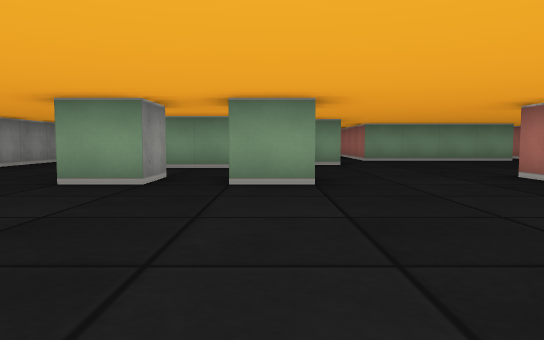
[1] (above)

20 first-person views from a walk through a cub3D maze. The camera is about half as high as the walls, tilts 4° down and sees 70° across. The floor is counted in squares. Each view is taken from the middle of a square. On the plan, view 1 faces up. The plan holds only what a view shows up to about 9 squares ahead; the rest is blank. The place goes on beyond the plan.

[2]
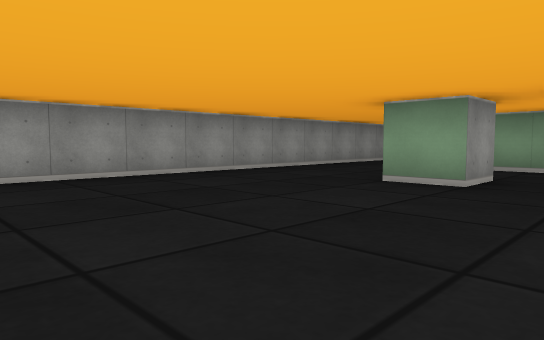

[3]
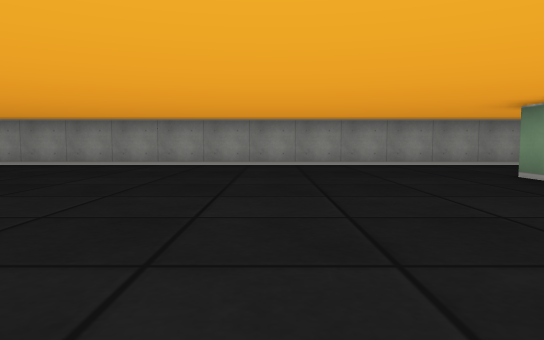

[4]
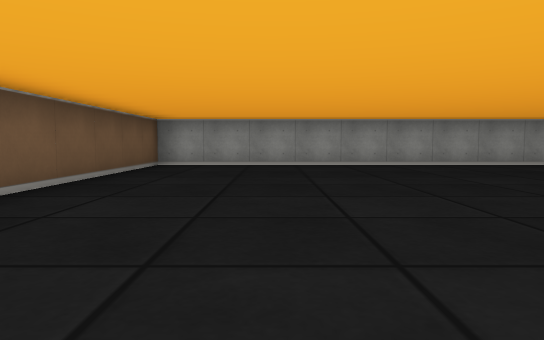

[5]
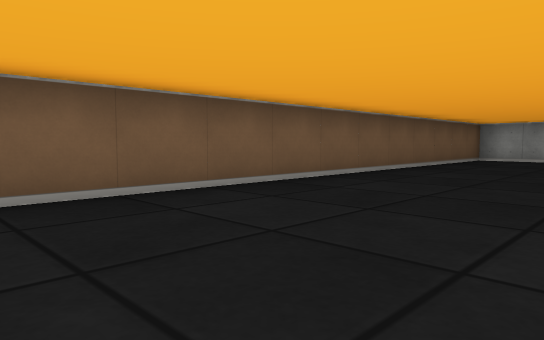

[6]
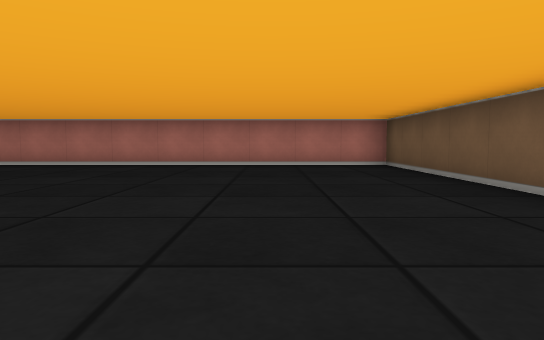

[7]
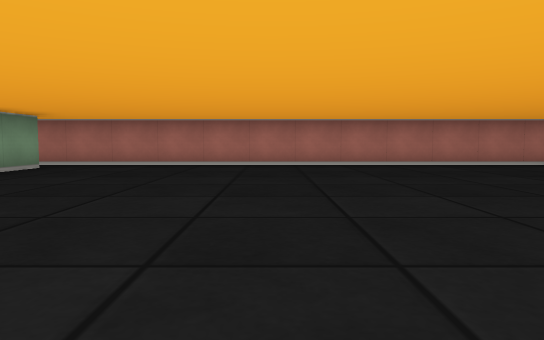

[8]
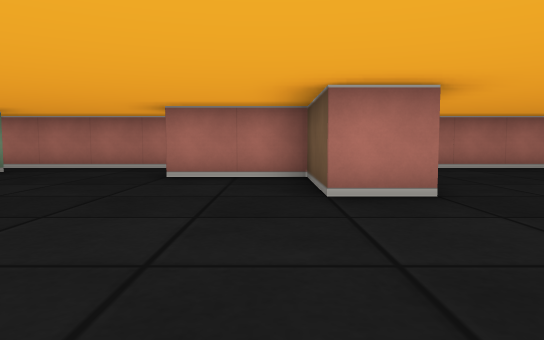

[9]
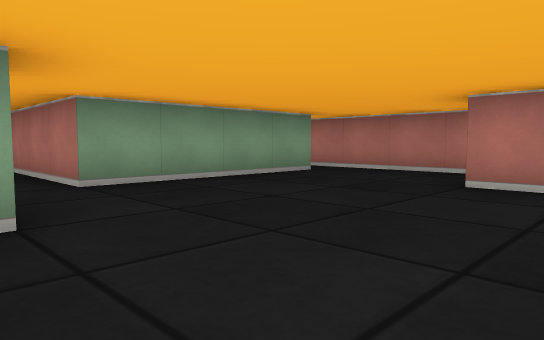

[10]
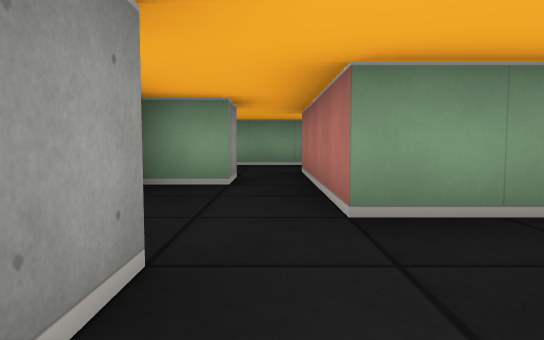

[11]
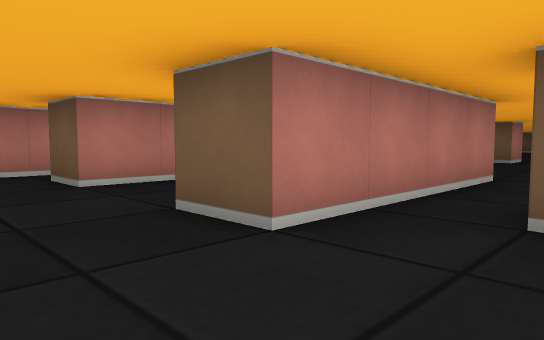

[12]
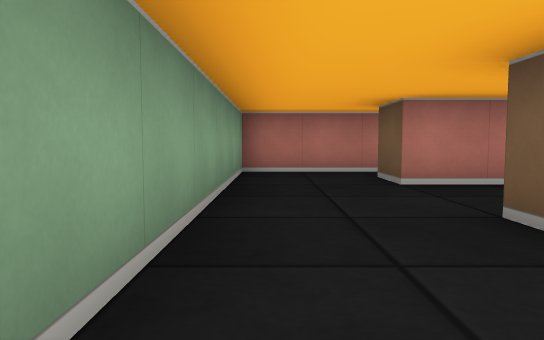

[13]
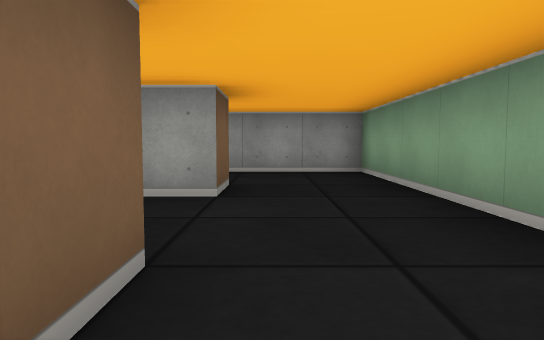

[14]
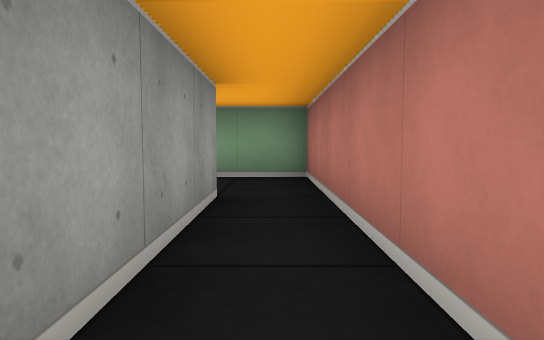

[15]
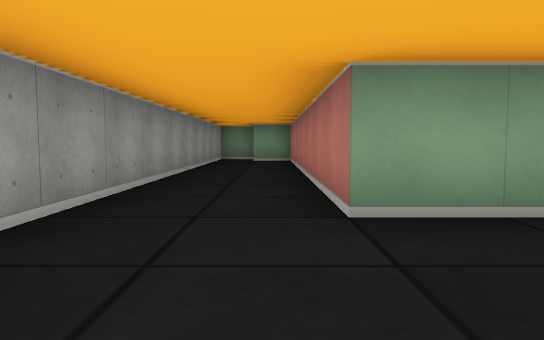

[16]
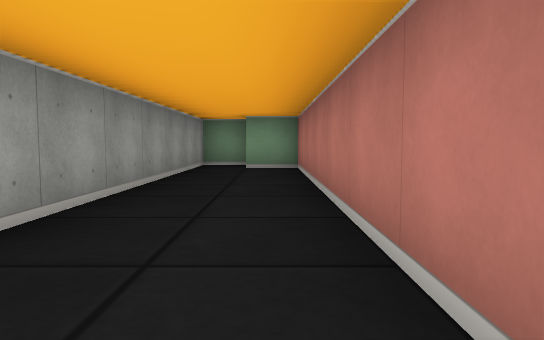

[17]
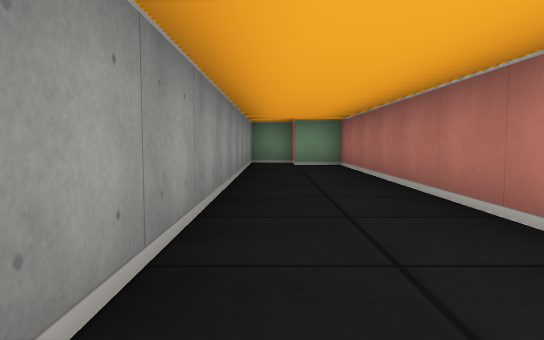

[18]
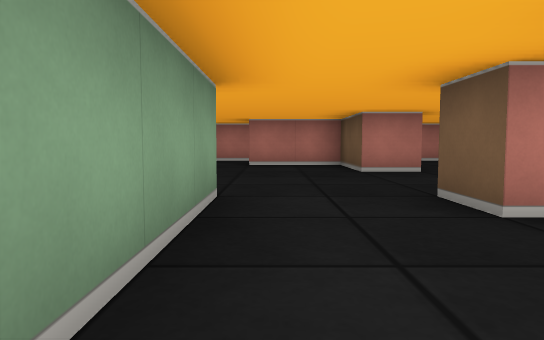

[19]
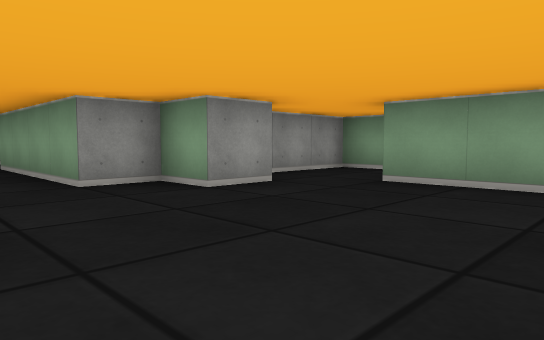

[20]
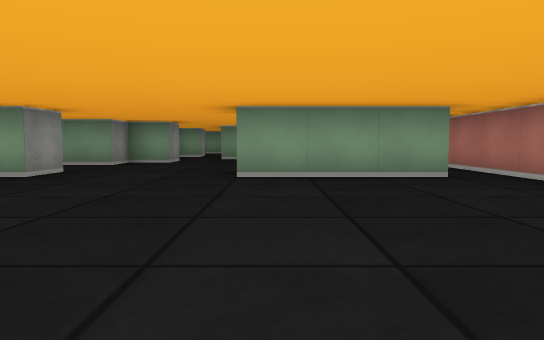

### Floor plan
Ten units are one square. View 1 is at (0, 0); x grows to the right and y downward. Boxes are objects, and circles mark ways between rooms. Rooms are numbered by the first view taken in them; rooms with no view inside come last. Other rooms are left out.
<svg viewBox="-60 -170 140 240">
<path fill="none" stroke="#000" d="M-5 -55 5 -55 5 -45 -5 -45M-15 -56 -15 -45 -25 -45M66 -45 35 -45 35 -55 55 -55 55 -75M15 -95 15 -85 5 -85 5 -75 -35 -75 -35 -155 -45 -155M65 -105 25 -105 25 -125M15 -125 5 -125 5 -105M65 -145 65 -116M-45 -165 -55 -165 -55 65 75 65 75 -165 65 -165M15 -135 15 -125M25 -165 5 -165 5 -142M25 -125 25 -145M25 -145 35 -145 35 -138M55 -132 55 -145 65 -145M65 -165 25 -165"/>
<circle cx="20" cy="-130" r="3" fill="#2a7"/>
<circle cx="60" cy="-155" r="3" fill="#2a7"/>
<circle cx="30" cy="-155" r="3" fill="#2a7"/>
<text x="10" y="-30">1</text>
<text x="20" y="-150">2</text>
<text x="40" y="-140">3</text>
</svg>
Room 1 opens to room 2. Room 1 opens to room 3. Room 2 opens to room 3.

Where each view was taken, in squares from view 1:
view 1: 0 up, 0 right, facing up
view 2: 0 up, 0 right, facing up-left
view 3: 1 up, 3 right, facing left
view 4: 4 down, 3 right, facing left
view 5: 3 down, 6 right, facing down-left
view 6: 4 down, 1 left, facing right
view 7: 0 up, 1 left, facing right
view 8: 6 up, 0 right, facing right
view 9: 6 up, 1 right, facing up-right
view 10: 8 up, 2 right, facing up
view 11: 16 up, 1 right, facing down-right
view 12: 16 up, 1 right, facing right
view 13: 15 up, 7 right, facing left
view 14: 11 up, 7 right, facing up
view 15: 5 up, 4 left, facing up
view 16: 8 up, 4 left, facing up
view 17: 7 up, 5 left, facing up
view 18: 7 up, 3 left, facing right
view 19: 6 up, 5 right, facing up-left
view 20: 1 down, 4 right, facing up
